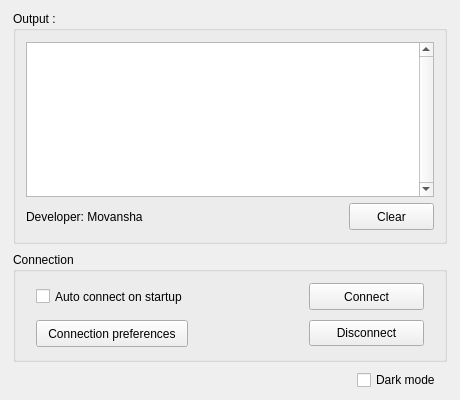
<?xml version="1.0" encoding="UTF-8"?>
<ui version="4.0">
 <class>MainWindowClass</class>
 <widget class="QMainWindow" name="MainWindowClass">
  <property name="geometry">
   <rect>
    <x>0</x>
    <y>0</y>
    <width>460</width>
    <height>400</height>
   </rect>
  </property>
  <property name="windowTitle">
   <string>Remote Command Line - Client</string>
  </property>
  <property name="windowIcon">
   <iconset resource="resources.qrc">
    <normaloff>:/icons/resources/rcl-client.ico</normaloff>:/icons/resources/rcl-client.ico</iconset>
  </property>
  <property name="iconSize">
   <size>
    <width>32</width>
    <height>32</height>
   </size>
  </property>
  <widget class="QWidget" name="centralWidget">
   <property name="focusPolicy">
    <enum>Qt::FocusPolicy::ClickFocus</enum>
   </property>
   <layout class="QGridLayout" name="gridLayout">
    <property name="leftMargin">
     <number>13</number>
    </property>
    <property name="topMargin">
     <number>11</number>
    </property>
    <property name="rightMargin">
     <number>13</number>
    </property>
    <property name="bottomMargin">
     <number>10</number>
    </property>
    <property name="verticalSpacing">
     <number>8</number>
    </property>
    <item row="2" column="1">
     <widget class="QCheckBox" name="checkbox_dark">
      <property name="cursor">
       <cursorShape>PointingHandCursor</cursorShape>
      </property>
      <property name="focusPolicy">
       <enum>Qt::FocusPolicy::TabFocus</enum>
      </property>
      <property name="text">
       <string>Dark mode</string>
      </property>
     </widget>
    </item>
    <item row="0" column="0" colspan="3">
     <widget class="QGroupBox" name="group_output">
      <property name="sizePolicy">
       <sizepolicy hsizetype="Expanding" vsizetype="Expanding">
        <horstretch>0</horstretch>
        <verstretch>1</verstretch>
       </sizepolicy>
      </property>
      <property name="title">
       <string>Output :</string>
      </property>
      <layout class="QGridLayout" name="gridLayout_3">
       <property name="leftMargin">
        <number>10</number>
       </property>
       <property name="rightMargin">
        <number>10</number>
       </property>
       <item row="0" column="0" colspan="2">
        <widget class="QTextEdit" name="text_output">
         <property name="minimumSize">
          <size>
           <width>120</width>
           <height>150</height>
          </size>
         </property>
         <property name="cursor" stdset="0">
          <cursorShape>IBeamCursor</cursorShape>
         </property>
         <property name="focusPolicy">
          <enum>Qt::FocusPolicy::WheelFocus</enum>
         </property>
         <property name="verticalScrollBarPolicy">
          <enum>Qt::ScrollBarPolicy::ScrollBarAlwaysOn</enum>
         </property>
         <property name="undoRedoEnabled">
          <bool>false</bool>
         </property>
         <property name="lineWrapMode">
          <enum>QTextEdit::LineWrapMode::NoWrap</enum>
         </property>
         <property name="readOnly">
          <bool>true</bool>
         </property>
         <property name="textInteractionFlags">
          <set>Qt::TextInteractionFlag::LinksAccessibleByMouse|Qt::TextInteractionFlag::TextSelectableByMouse</set>
         </property>
        </widget>
       </item>
       <item row="1" column="0">
        <widget class="QLabel" name="label_developer">
         <property name="sizePolicy">
          <sizepolicy hsizetype="Expanding" vsizetype="Preferred">
           <horstretch>0</horstretch>
           <verstretch>0</verstretch>
          </sizepolicy>
         </property>
         <property name="text">
          <string>Developer: Movansha</string>
         </property>
         <property name="margin">
          <number>1</number>
         </property>
        </widget>
       </item>
       <item row="1" column="1">
        <widget class="QPushButton" name="button_clear">
         <property name="sizePolicy">
          <sizepolicy hsizetype="Fixed" vsizetype="Fixed">
           <horstretch>0</horstretch>
           <verstretch>0</verstretch>
          </sizepolicy>
         </property>
         <property name="minimumSize">
          <size>
           <width>85</width>
           <height>27</height>
          </size>
         </property>
         <property name="cursor">
          <cursorShape>PointingHandCursor</cursorShape>
         </property>
         <property name="focusPolicy">
          <enum>Qt::FocusPolicy::TabFocus</enum>
         </property>
         <property name="text">
          <string>Clear</string>
         </property>
        </widget>
       </item>
      </layout>
     </widget>
    </item>
    <item row="1" column="0" colspan="3">
     <widget class="QGroupBox" name="group_connection">
      <property name="sizePolicy">
       <sizepolicy hsizetype="Expanding" vsizetype="Expanding">
        <horstretch>0</horstretch>
        <verstretch>0</verstretch>
       </sizepolicy>
      </property>
      <property name="minimumSize">
       <size>
        <width>345</width>
        <height>0</height>
       </size>
      </property>
      <property name="title">
       <string>Connection</string>
      </property>
      <layout class="QGridLayout" name="gridLayout_2">
       <property name="leftMargin">
        <number>20</number>
       </property>
       <property name="topMargin">
        <number>11</number>
       </property>
       <property name="rightMargin">
        <number>20</number>
       </property>
       <property name="bottomMargin">
        <number>12</number>
       </property>
       <property name="verticalSpacing">
        <number>10</number>
       </property>
       <item row="1" column="0">
        <widget class="QPushButton" name="button_preferences">
         <property name="sizePolicy">
          <sizepolicy hsizetype="Expanding" vsizetype="Fixed">
           <horstretch>0</horstretch>
           <verstretch>0</verstretch>
          </sizepolicy>
         </property>
         <property name="minimumSize">
          <size>
           <width>0</width>
           <height>27</height>
          </size>
         </property>
         <property name="focusPolicy">
          <enum>Qt::FocusPolicy::TabFocus</enum>
         </property>
         <property name="text">
          <string>Connection preferences</string>
         </property>
         <property name="autoDefault">
          <bool>true</bool>
         </property>
        </widget>
       </item>
       <item row="0" column="2">
        <widget class="QPushButton" name="button_connect">
         <property name="sizePolicy">
          <sizepolicy hsizetype="Expanding" vsizetype="Fixed">
           <horstretch>0</horstretch>
           <verstretch>0</verstretch>
          </sizepolicy>
         </property>
         <property name="minimumSize">
          <size>
           <width>95</width>
           <height>27</height>
          </size>
         </property>
         <property name="cursor">
          <cursorShape>PointingHandCursor</cursorShape>
         </property>
         <property name="focusPolicy">
          <enum>Qt::FocusPolicy::TabFocus</enum>
         </property>
         <property name="text">
          <string>Connect</string>
         </property>
        </widget>
       </item>
       <item row="0" column="0">
        <widget class="QCheckBox" name="checkbox_auto">
         <property name="sizePolicy">
          <sizepolicy hsizetype="Expanding" vsizetype="Preferred">
           <horstretch>0</horstretch>
           <verstretch>0</verstretch>
          </sizepolicy>
         </property>
         <property name="cursor">
          <cursorShape>PointingHandCursor</cursorShape>
         </property>
         <property name="focusPolicy">
          <enum>Qt::FocusPolicy::TabFocus</enum>
         </property>
         <property name="text">
          <string>Auto connect on startup</string>
         </property>
        </widget>
       </item>
       <item row="1" column="2">
        <widget class="QPushButton" name="button_disconnect">
         <property name="sizePolicy">
          <sizepolicy hsizetype="Expanding" vsizetype="Fixed">
           <horstretch>0</horstretch>
           <verstretch>0</verstretch>
          </sizepolicy>
         </property>
         <property name="minimumSize">
          <size>
           <width>95</width>
           <height>26</height>
          </size>
         </property>
         <property name="focusPolicy">
          <enum>Qt::FocusPolicy::TabFocus</enum>
         </property>
         <property name="text">
          <string>Disconnect</string>
         </property>
        </widget>
       </item>
       <item row="0" column="1" rowspan="2">
        <spacer name="horizontalSpacer">
         <property name="orientation">
          <enum>Qt::Orientation::Horizontal</enum>
         </property>
         <property name="sizeHint" stdset="0">
          <size>
           <width>40</width>
           <height>20</height>
          </size>
         </property>
        </spacer>
       </item>
      </layout>
     </widget>
    </item>
    <item row="2" column="0">
     <spacer name="horizontalSpacer_2">
      <property name="orientation">
       <enum>Qt::Orientation::Horizontal</enum>
      </property>
      <property name="sizeHint" stdset="0">
       <size>
        <width>40</width>
        <height>20</height>
       </size>
      </property>
     </spacer>
    </item>
   </layout>
  </widget>
 </widget>
 <layoutdefault spacing="6" margin="11"/>
 <tabstops>
  <tabstop>text_output</tabstop>
  <tabstop>button_clear</tabstop>
  <tabstop>checkbox_auto</tabstop>
  <tabstop>button_connect</tabstop>
  <tabstop>button_preferences</tabstop>
  <tabstop>button_disconnect</tabstop>
  <tabstop>checkbox_dark</tabstop>
 </tabstops>
 <resources>
  <include location="resources.qrc"/>
 </resources>
 <connections/>
</ui>
